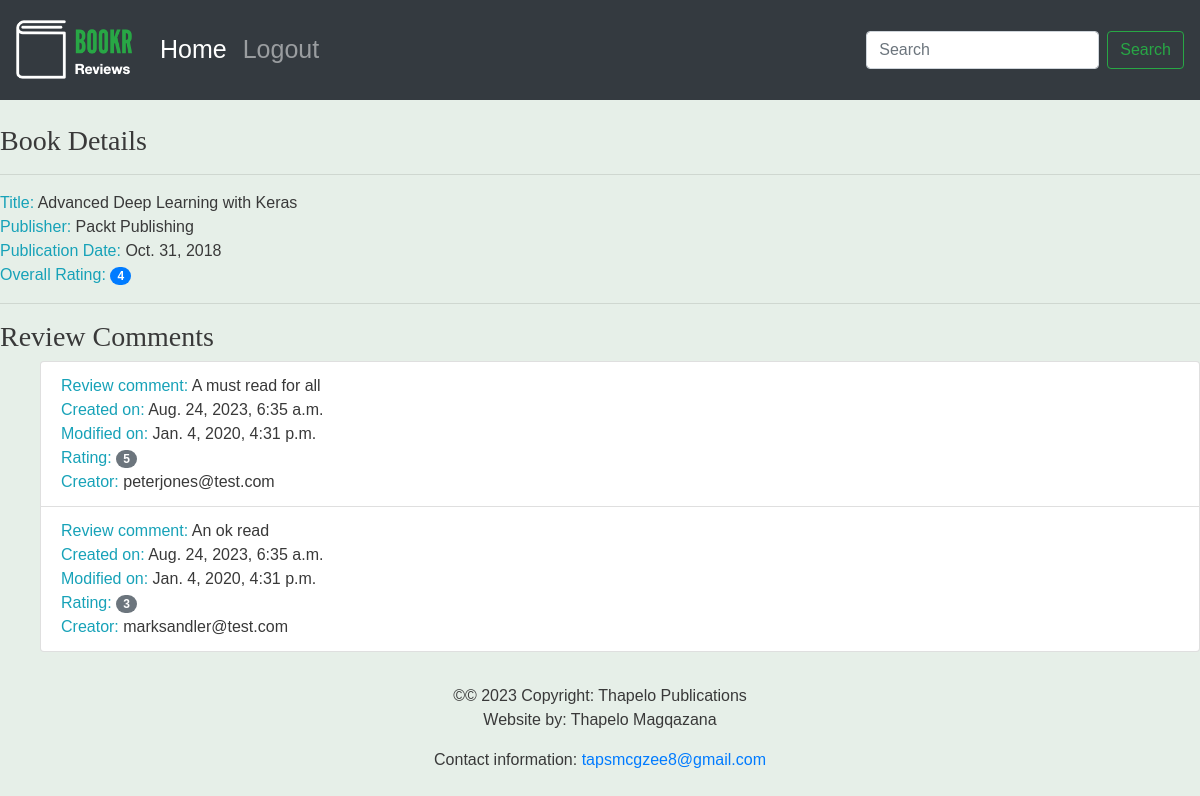
Page /books/1/ on the committed database.
### reviews/models.py (models this page shows, shortened)
class Book(models.Model):
    title = models.CharField(
        max_length=70,
        help_text="The title of the book."
    )
    publication_date = models.DateField(
        verbose_name="Date the book was published."
    )
    isbn = models.CharField(
        max_length=20,
        verbose_name="ISBN number of the book."
    )
    publisher = models.ForeignKey(
        Publisher,
        on_delete=models.CASCADE
    )
    contributors = models.ManyToManyField(
        'Contributor',
        through="BookContributor"
    )

class Publisher(models.Model):
    name = models.CharField(
        max_length=50,
        help_text="The name of the Publisher."
    )
    website = models.URLField(
        help_text="The Publisher's website."
    )
    email = models.EmailField(
        help_text="The Publisher's email address."
    )
    def __str__(self):
        return self.name

class Review(models.Model):
    content = models.TextField(help_text="The Review text.")
    rating = models.IntegerField(help_text="The rating the reviewer has given.")
    date_created = models.DateTimeField(auto_now_add=True,
                                        help_text="The date and time the review was created.")
    date_edited = models.DateTimeField(null=True,
                                       help_text="The date and time the review was last edited.")
    creator = models.ForeignKey(auth.get_user_model(), on_delete=models.CASCADE)
    book = models.ForeignKey(Book, on_delete=models.CASCADE,
                             help_text="The Book that this review is for.")

### reviews/views.py (the view)
# urls.py: path('books/<int:pk>/', views.book_detail, name='book_detail'),
def book_detail(request, pk):
    book = get_object_or_404(Book, pk=pk)
    reviews = book.review_set.all()
    if reviews:
        book_rating = average_rating([review.rating for review in reviews])
        context = {"book": book,
                   "book_rating": book_rating,
                   "reviews": reviews}
    else:
        context = {"book": book,
                   "book_rating": None,
                   "reviews": None}
    return render(request, "reviews/book_detail.html", context)

### reviews/utils.py (called while the page is built)
def average_rating(rating_list):
    if not rating_list:
        return 0
    return round(sum(rating_list) / len(rating_list))

### reviews/templates/reviews/book_detail.html
{% extends 'reviews/base.html' %}
{% block content %}
      <br>
      <h3>Book Details</h3>
      <hr>
      <span class="text-info">Title: </span> <span>{{ book.title }}</span>
      <br>
      <span class="text-info">Publisher: </span><span>{{ book.publisher }}</span>
      <br>
      <span class="text-info">Publication Date: </span><span>{{ book.publication_date }}</span>
      <br>
      {% if not reviews %}
            <hr>
            <h3>Be the first one to write a review.</h3>
      {% else %}
            <span class="text-info">Overall Rating: </span><span class="badge badge-primary badge-pill">{{ book_rating }}</span>
            <br>
            <hr>
            <h3>Review Comments</h3>
            <ul>
            {% for review in reviews %}
                  <li class="list-group-item">
                        <span class="text-info">Review comment: </span> <span>{{ review.content }}</span>
                        <br>
                        <span class="text-info">Created on: </span><span>{{ review.date_created }}</span>
                        <br>
                        <span class="text-info">Modified on: </span><span>{{ review.date_edited }}</span>
                        <br>
                        <span class="text-info">Rating: </span><span class="badge badge-secondary badge-pill">{{ review.rating }}</span>
                        <br>
                        <span class="text-info">Creator: </span><span>{{ review.creator.username }}</span>
                        <br>
                  </li>
            {% endfor %}
            </ul>
      {% endif %}
{% endblock %}

### reviews/templates/reviews/base.html
{% extends 'base.html' %}
{% load static %}
{% block brand %}<img src="{% static 'reviews/logo.png' %}">{% endblock %}

### templates/base.html (shortened to what this page needs)
<!DOCTYPE html>
{% load static %}
<html lang="en">
<head>
    <link rel="stylesheet" href="https://stackpath.bootstrapcdn.com/bootstrap/4.4.1/css/bootstrap.min.css">
    <link rel="stylesheet" href="https://cdnjs.cloudflare.com/ajax/libs/font-awesome/4.7.0/css/font-awesome.min.css">
    <link rel="stylesheet" href="{% static 'main.css' %}">
</head>
<body>
    <nav class="navbar navbar-expand-sm navbar-dark bg-dark sticky-top">
        <a class="navbar-brand" href="/">{% block brand %}<img src ="{% static 'logo.png' %}">{% endblock %}</a>
        <div class="collapse navbar-collapse" id="navbarSupportedContent">
            <ul class="navbar-nav mr-auto">
              <li class="nav-item active">
                <a class="nav-link" href="/books/">Home <span class="sr-only">(current)</span></a>
              </li>
              <li class="nav-item">
                <a class="nav-link" href="#">Logout</a>
              </li>
            </ul>
            <form action="{% url 'book_search' %}" class="form-inline my-2 my-lg-0">
              <input class="form-control mr-sm-2" type="search" placeholder="Search" aria-label="Search"
              name="search" value="{{ search_text }}" minlength="3">
              <button class="btn btn-outline-success my-2 my-sm-0" type="submit">Search</button>
            </form>
          </div>
    </nav>
     {% block content %}{% endblock %}
  <footer class="page-footer font-small blue">
    <div class="footer-copyright text-center py-3">&copy;© 2023 Copyright:
      <a> Thapelo Publications</a>
      <p>Website by: Thapelo Magqazana</p>
      <p>Contact information: <a href="mailto:tapsmcgzee8@gmail.com">tapsmcgzee8@gmail.com</a></p>
    </div>
  </footer>
</body>
</html>

### static/main.css (style rules this page uses)
.navbar { min-height: 100px; font-size: 25px; }
.navbar-brand { font-size: 25px; }
.navbar-brand > img { height: 60px; }
body { font-family: 'Source Sans Pro', sans-serif; background-color: #e6efe8; color: #393939; }
h1, h2, h3, h4, h5, h6 { font-family: 'Libre Baskerville', serif; }

### rows in the picture
Book: title "Advanced Deep Learning with Keras", publisher "Packt Publishing", publication_date "Oct. 31, 2018"
Review: content "A must read for all", date_created "Aug. 24, 2023, 6:35 a.m.", date_edited "Jan. 4, 2020, 4:31 p.m.", rating "5", creator.username "peterjones@test.com"
Review: content "An ok read", date_created "Aug. 24, 2023, 6:35 a.m.", date_edited "Jan. 4, 2020, 4:31 p.m.", rating "3", creator.username "marksandler@test.com"

### other values in the picture
{{ book_rating }} "4"
